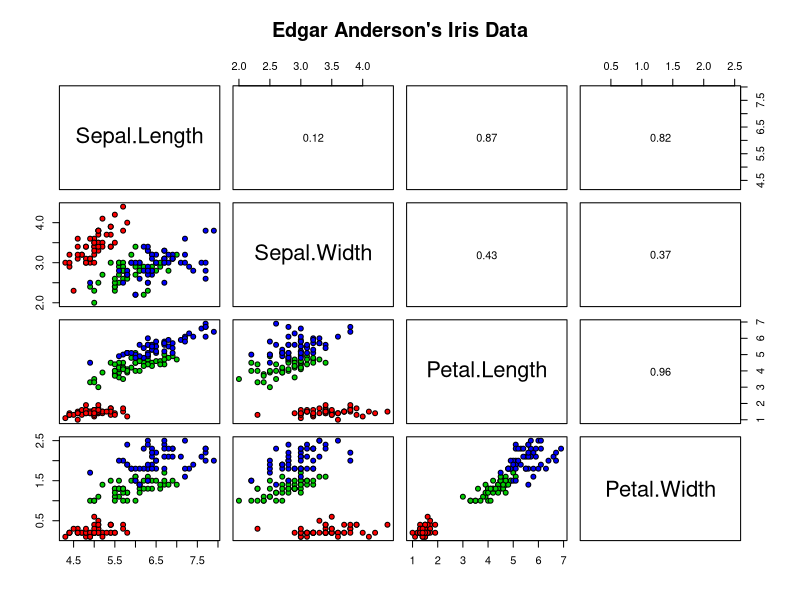

Write the R code that produced this figure. (Note: this script raises an error after producing the figure.)
#the goal of this script is to check the js implementation of Pearson's Correlation from here
# https://gist.github.com/matt-west/6500993
# against the implementation in R cor https://stat.ethz.ch/R-manual/R-devel/library/stats/html/cor.html
# method: a character string indicating which correlation coefficient (or covariance) is to be computed. One of "pearson" (default), 

panel.pearson <- function(x, y, ...) {
  horizontal <- (par("usr")[1] + par("usr")[2]) / 2; 
  vertical <- (par("usr")[3] + par("usr")[4]) / 2; 
  text(horizontal, vertical, format(abs(cor(x,y)), digits=2)) 
}

# first let's reproduce the example from here:
# http://www2.warwick.ac.uk/fac/sci/moac/people/students/peter_cock/r/iris_plots/
pairs(iris[1:4], main = "Edgar Anderson's Iris Data", pch = 21, bg = c("red","green3","blue")[unclass(iris$Species)], upper.panel=panel.pearson)

# now let's plot it with the diamonds dataset
# we'll omit color for the points for now
diamondsSubset <- diamonds[1:1999,]
pairs(diamondsSubset[,c(1, 5:10)], main = "ggplot2's Diamond Data", pch = 21, upper.panel=panel.pearson)

# write the subset out to csv to confirm that it matches the data we use for the d3 pairs plot
write.csv(diamondsSubset, file = "~/workspace/experiments/pairs/09/source-data/diamonds-r.csv", quote= TRUE)